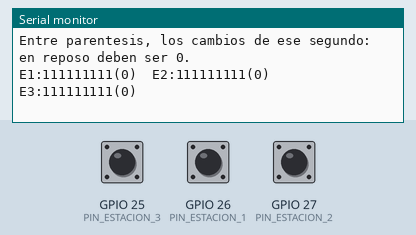
Simulated run of this sketch. Board: ESP32. On the bench: the last lines printed to the serial monitor. The inputs (shaded band) are chosen by the test bench; at power-on: GPIO 25 (PIN_ESTACION_3) HIGH, GPIO 26 (PIN_ESTACION_1) HIGH, GPIO 27 (PIN_ESTACION_2) HIGH. A WiFi scan finds three made-up networks.

Above: at 11.4 s.
11.5 s: GPIO 25 (PIN_ESTACION_3) pulled LOW for 0.15 s
At 12.9 s:
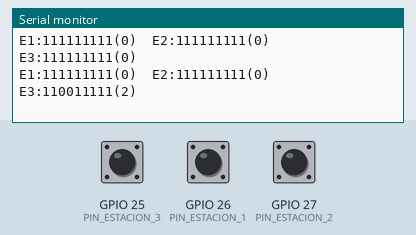
13.1 s: GPIO 26 (PIN_ESTACION_1) pulled LOW for 0.15 s
At 13.8 s:
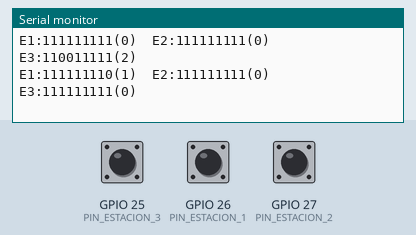
14.7 s: GPIO 27 (PIN_ESTACION_2) pulled LOW for 0.15 s
At 16.0 s:
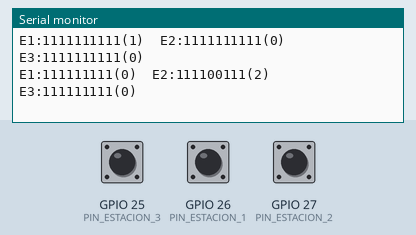
16.3 s: GPIO 25 (PIN_ESTACION_3) pulled LOW for 1 s
At 18.0 s:
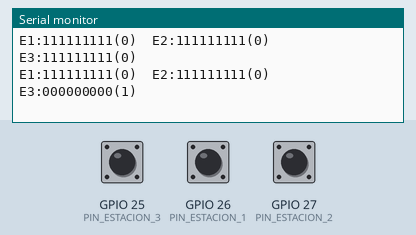
18.8 s: GPIO 26 (PIN_ESTACION_1) pulled LOW for 1 s
At 19.7 s:
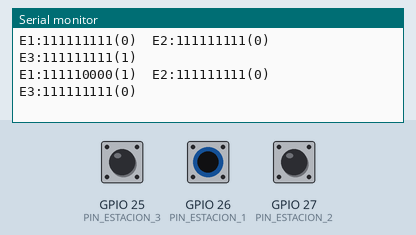
21.3 s: GPIO 27 (PIN_ESTACION_2) pulled LOW for 1 s
At 23.0 s:
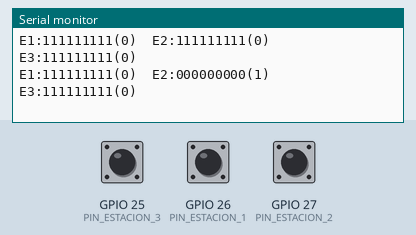
Timing chart, 0 to 24.5 s (numbered marks = the images above; inputs shaded):
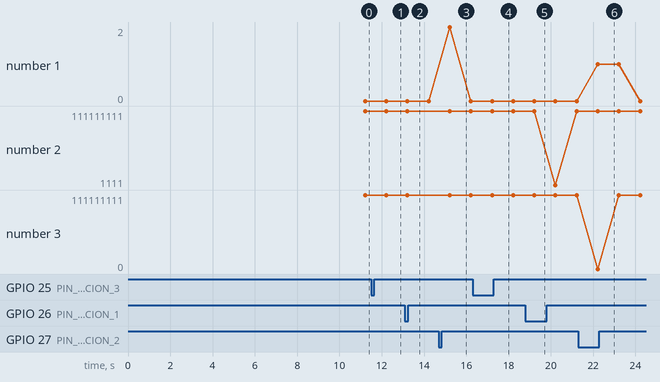

Measured:
- after the input at 11.5 s, the serial monitor: prints a new line after 0.72 s (image 1)
- after the input at 13.1 s, the serial monitor: prints a new line after 0.12 s (image 2)
- after the input at 14.7 s, the serial monitor: prints a new line after 0.52 s (image 3)
- after the input at 16.3 s, the serial monitor: prints a new line after 0.92 s (image 4)
- after the input at 18.8 s, the serial monitor: prints a new line after 0.42 s (image 5)
- after the input at 21.3 s, the serial monitor: prints a new line after 0.92 s (image 6)
- plotted number 2: 111111111 → 111111110 after the input at 13.1 s

The sketch:

MaglevDiagnostico.ino
```cpp
/* MAGLEV SMART MONITOR - Sketch de DIAGNOSTICO.
 *
 * No envia nada a Internet ni toca la base de datos: solo mide y escribe por
 * el Monitor Serie. Sirve para localizar, SIN MULTIMETRO, dos problemas:
 *
 *   1. Sensores infrarrojos que oscilan o se quedan pegados en "presencia".
 *   2. WiFi que no conecta (nombre mal escrito, red de 5 GHz o fuera de alcance).
 *
 * Como usarlo:
 *   - Abrir este sketch en Arduino IDE y pulsar Subir (no hace falta config.h).
 *   - Abrir el Monitor Serie a 115200 baudios.
 *   - Durante la PRUEBA 1 no poner nada delante de los sensores.
 *   - Al terminar, queda en modo continuo para menear cables o pasar la mano.
 *   - Despues, volver a subir el sketch normal (MaglevSender).
 *
 * No modifica nada del dispositivo de forma permanente.
 */
#include <WiFi.h>
#include <esp_system.h>

// ---------------------------------------------------------------------------
// AJUSTES - deben coincidir con los de config.h del sketch normal.
// ---------------------------------------------------------------------------
#define PIN_ESTACION_1 26
#define PIN_ESTACION_2 27
#define PIN_ESTACION_3 25

// true = el sensor entrega nivel BAJO cuando detecta (lo habitual en estos modulos).
const bool ACTIVO_EN_BAJO[3] = { true, true, true };

// Opcional: el nombre EXACTO de la red que deberia usar el sketch normal, copiado
// tal cual de config.h (WIFI_SSID), incluidos los espacios. Si se deja vacio, el
// diagnostico solo lista las redes visibles y no compara.
const char* SSID_A_BUSCAR = "";

// ---------------------------------------------------------------------------
const int PINES[3] = { PIN_ESTACION_1, PIN_ESTACION_2, PIN_ESTACION_3 };
const uint32_t DURACION_PRUEBA_MS = 3000;  // cuanto dura cada muestreo
const uint32_t PASO_TIRA_MS       = 100;   // cada cuanto se dibuja un caracter
const size_t   TIRA_MAX           = 40;    // caracteres de la tira visual

// Umbral de "oscila". Una vuelta completa del tren dura ~13 s y el paso por un
// sensor ~0,1 s, asi que en 3 s en reposo NO deberia haber ningun cambio.
const uint32_t CAMBIOS_INESTABLE = 4;

struct Muestra {
  uint32_t cambios;      // transiciones del pin durante la prueba
  uint32_t total;        // lecturas tomadas
  uint32_t enPresencia;  // lecturas con nivel de presencia
  char     tira[TIRA_MAX + 1];
};

inline bool esPresencia(uint8_t i, int nivel) {
  return ACTIVO_EN_BAJO[i] ? (nivel == LOW) : (nivel == HIGH);
}

// Muestrea los tres pines a la vez durante "duracionMs". Cuenta cada transicion
// (lectura rapida, ~1 ms) y ademas dibuja una tira legible con una marca cada
// PASO_TIRA_MS: '1' = libre, '0' = presencia.
void muestrear(Muestra m[3], uint32_t duracionMs) {
  bool ultimo[3];
  for (uint8_t i = 0; i < 3; i++) {
    ultimo[i] = esPresencia(i, digitalRead(PINES[i]));
    m[i].cambios = 0; m[i].total = 0; m[i].enPresencia = 0; m[i].tira[0] = '\0';
  }
  size_t idx = 0;
  const uint32_t t0 = millis();
  uint32_t siguienteMarca = t0;
  while ((uint32_t)(millis() - t0) < duracionMs) {
    for (uint8_t i = 0; i < 3; i++) {
      const bool presencia = esPresencia(i, digitalRead(PINES[i]));
      if (presencia != ultimo[i]) { m[i].cambios++; ultimo[i] = presencia; }
      m[i].total++;
      if (presencia) m[i].enPresencia++;
    }
    if (idx < TIRA_MAX && (uint32_t)(millis() - siguienteMarca) >= PASO_TIRA_MS) {
      for (uint8_t i = 0; i < 3; i++) m[i].tira[idx] = ultimo[i] ? '0' : '1';
      idx++;
      siguienteMarca += PASO_TIRA_MS;
    }
    delay(1);
  }
  for (uint8_t i = 0; i < 3; i++) m[i].tira[idx] = '\0';
}

// Veredicto en lenguaje llano. "enReposo" indica que no deberia haber nada
// delante del sensor, de modo que una presencia fija es sospechosa.
const char* veredicto(const Muestra& m, bool enReposo) {
  if (m.cambios >= CAMBIOS_INESTABLE)            return "INESTABLE: la senal oscila";
  if (m.total && m.enPresencia == m.total)
    return enReposo ? "PEGADO EN PRESENCIA sin nada delante" : "presencia continua";
  if (m.cambios > 0)                             return "casi estable (algun cambio suelto)";
  return "ESTABLE y libre: correcto";
}

void imprimirMuestras(Muestra m[3], bool enReposo) {
  for (uint8_t i = 0; i < 3; i++) {
    Serial.printf("  Estacion %u (GPIO %2d): %s\n", (unsigned)(i + 1), PINES[i], m[i].tira);
    Serial.printf("      %lu cambios en %lu ms, %lu%% del tiempo en presencia -> %s\n",
                  (unsigned long)m[i].cambios, (unsigned long)DURACION_PRUEBA_MS,
                  (unsigned long)(m[i].total ? (m[i].enPresencia * 100UL) / m[i].total : 0),
                  veredicto(m[i], enReposo));
  }
}

const char* textoReinicio() {
  switch (esp_reset_reason()) {
    case ESP_RST_POWERON:   return "corte o conexion de alimentacion";
    case ESP_RST_BROWNOUT:  return "BAJADA DE VOLTAJE (brownout): la fuente no da abasto";
    case ESP_RST_SW:        return "reinicio por software (normal tras subir el sketch)";
    case ESP_RST_PANIC:     return "error del programa";
    case ESP_RST_INT_WDT:
    case ESP_RST_TASK_WDT:
    case ESP_RST_WDT:       return "watchdog: el programa dejo de responder";
    case ESP_RST_EXT:       return "boton de reset";
    case ESP_RST_DEEPSLEEP: return "salida de suspension";
    default:                return "desconocido";
  }
}

// Compara ignorando mayusculas y espacios de los extremos, para detectar el caso
// tipico: el nombre es correcto pero sobra o falta un espacio.
String normalizar(const String& s) {
  String t = s; t.trim(); t.toLowerCase(); return t;
}

void listarRedes() {
  Serial.println();
  Serial.println("--- PRUEBA 2: redes WiFi que el ESP32 ve de verdad ---");
  Serial.println("El ESP32 solo ve redes de 2,4 GHz. Si tu red es de 5 GHz no saldra aqui.");
  Serial.println("Buscando (tarda unos segundos)...");
  WiFi.mode(WIFI_STA);
  WiFi.disconnect();
  delay(120);
  const int n = WiFi.scanNetworks();
  if (n <= 0) {
    Serial.println("  No se vio NINGUNA red. Revisa la antena, la distancia o si el ESP32");
    Serial.println("  esta dentro de algo metalico.");
    return;
  }
  Serial.printf("  %d redes visibles (entre corchetes para que se vean los espacios):\n", n);
  bool exacta = false, parecida = false;
  String candidata;
  for (int i = 0; i < n; i++) {
    const String s = WiFi.SSID(i);
    Serial.printf("  %2d. [%s]%*s %4d dBm  canal %2d  %s", i + 1, s.c_str(),
                  (int)(s.length() < 24 ? 24 - s.length() : 1), "",
                  (int)WiFi.RSSI(i), (int)WiFi.channel(i),
                  WiFi.encryptionType(i) == WIFI_AUTH_OPEN ? "abierta" : "protegida");
    if (s.length() && (s[0] == ' ' || s[s.length() - 1] == ' '))
      Serial.print("   <-- OJO: empieza o termina en ESPACIO");
    Serial.println();
    if (strlen(SSID_A_BUSCAR) > 0) {
      if (s == String(SSID_A_BUSCAR)) exacta = true;
      else if (normalizar(s) == normalizar(String(SSID_A_BUSCAR))) { parecida = true; candidata = s; }
    }
  }
  if (strlen(SSID_A_BUSCAR) == 0) {
    Serial.println();
    Serial.println("  (No se comparo con ninguna red: SSID_A_BUSCAR esta vacio en este sketch.)");
    Serial.println("  Compara tu mismo el nombre de arriba con el WIFI_SSID de config.h.");
    return;
  }
  Serial.println();
  Serial.printf("  Buscando exactamente [%s]:\n", SSID_A_BUSCAR);
  if (exacta) {
    Serial.println("    ENCONTRADA tal cual. El nombre es correcto; si aun asi no conecta,");
    Serial.println("    sospecha de la contrasena o de la alimentacion.");
  } else if (parecida) {
    Serial.printf("    NO aparece tal cual, pero [%s] se le parece.\n", candidata.c_str());
    Serial.println("    Difieren en mayusculas o en espacios al principio o al final.");
    Serial.println("    Copia el nombre de la lista EXACTAMENTE en WIFI_SSID de config.h.");
  } else {
    Serial.println("    NO APARECE. Puede ser una red de 5 GHz, estar apagada o fuera de alcance.");
  }
}

void setup() {
  Serial.begin(115200);
  delay(1200);                       // da tiempo a abrir el Monitor Serie
  for (uint8_t i = 0; i < 3; i++) pinMode(PINES[i], INPUT_PULLUP);
  delay(200);                        // deja estabilizar las entradas

  Serial.println();
  Serial.println("================================================");
  Serial.println("   DIAGNOSTICO MAGLEV - no hace falta multimetro");
  Serial.println("================================================");
  Serial.printf("Motivo del ultimo arranque: %s\n", textoReinicio());
  Serial.printf("Memoria libre: %u B\n", (unsigned)ESP.getFreeHeap());

  Serial.println();
  Serial.println("--- PRUEBA 1: sensores en reposo, con la radio APAGADA ---");
  Serial.println("NO pongas nada delante de los sensores durante estos 3 segundos.");
  Serial.println("Tira: 1 = libre, 0 = presencia. Un sensor sano debe dar todo 1 y 0 cambios.");
  WiFi.mode(WIFI_OFF);
  delay(300);
  Muestra reposo[3];
  muestrear(reposo, DURACION_PRUEBA_MS);
  imprimirMuestras(reposo, true);

  listarRedes();

  Serial.println();
  Serial.println("--- PRUEBA 3: los mismos sensores con la RADIO TRABAJANDO ---");
  Serial.println("Se enciende el punto de acceso y se rastrea a potencia maxima: el peor caso");
  Serial.println("de consumo. Sigue sin poner nada delante de los sensores.");
  WiFi.mode(WIFI_AP_STA);
  WiFi.setTxPower(WIFI_POWER_19_5dBm);
  WiFi.softAP("MAGLEV-DIAG", "Maglev2026");
  WiFi.scanNetworks(true);           // rastreo asincrono: la radio transmite mientras medimos
  delay(200);
  Muestra carga[3];
  muestrear(carga, DURACION_PRUEBA_MS);
  imprimirMuestras(carga, true);

  Serial.println();
  Serial.println("================= CONCLUSION =================");
  bool culpaDeLaCorriente = false, malSiempre = false;
  for (uint8_t i = 0; i < 3; i++) {
    const bool okReposo = reposo[i].cambios < CAMBIOS_INESTABLE &&
                          !(reposo[i].total && reposo[i].enPresencia == reposo[i].total);
    const bool okCarga  = carga[i].cambios < CAMBIOS_INESTABLE &&
                          !(carga[i].total && carga[i].enPresencia == carga[i].total);
    if (okReposo && !okCarga) culpaDeLaCorriente = true;
    if (!okReposo) malSiempre = true;
  }
  if (culpaDeLaCorriente) {
    Serial.println("Algun sensor estaba BIEN con la radio apagada y FALLA con la radio");
    Serial.println("trabajando. Es un problema de ALIMENTACION: la radio se lleva la");
    Serial.println("corriente que necesitan los sensores.");
    Serial.println("  -> Cable USB mas corto y grueso, cargador de 2 A, o alimentar los");
    Serial.println("     sensores desde una fuente aparte con la MASA unida a la del ESP32.");
  }
  if (malSiempre) {
    Serial.println("Algun sensor falla INCLUSO con la radio apagada. Eso no es consumo:");
    Serial.println("es cableado. Revisa sobre todo el GND comun de los modulos, y el");
    Serial.println("tornillito de ajuste de sensibilidad.");
  }
  if (!culpaDeLaCorriente && !malSiempre) {
    Serial.println("Los tres sensores se comportaron bien en las dos pruebas.");
    Serial.println("Si el tren sigue sin detectarse, el fallo aparece solo con el tren en");
    Serial.println("marcha: usa el modo continuo de abajo mientras das una vuelta.");
  }

  Serial.println();
  Serial.println("--- MODO CONTINUO ---");
  Serial.println("Una linea por segundo. Ahora SI puedes pasar la mano por delante de un");
  Serial.println("sensor, o menear los cables uno a uno para ver cual responde mal.");
  Serial.println("Entre parentesis, los cambios de ese segundo: en reposo deben ser 0.");
}

void loop() {
  Muestra m[3];
  muestrear(m, 1000);
  Serial.printf("E1:%s(%lu)  E2:%s(%lu)  E3:%s(%lu)\n",
                m[0].tira, (unsigned long)m[0].cambios,
                m[1].tira, (unsigned long)m[1].cambios,
                m[2].tira, (unsigned long)m[2].cambios);
}
```
